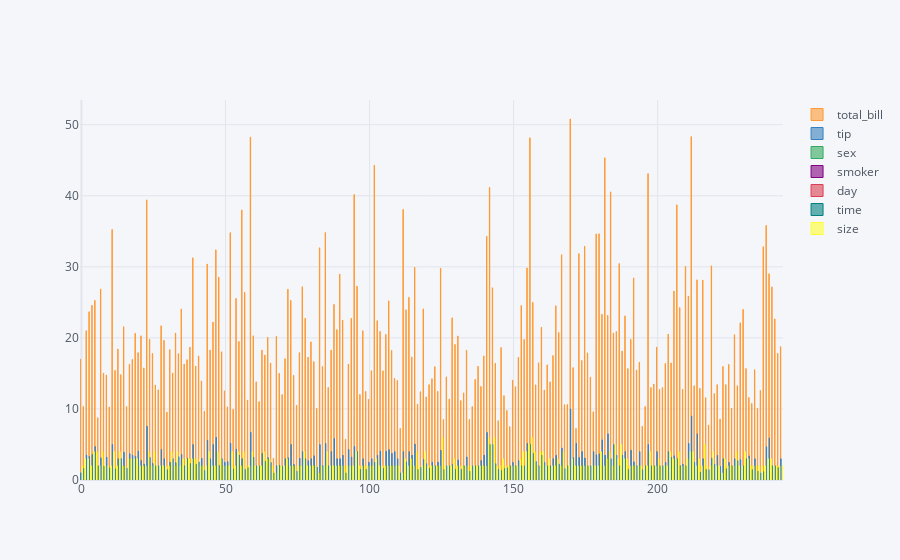

Here is the notebook cell this chart was saved with:
### Code cell
df2.iplot(kind='bar')

### Figure 1 — Plotly figure (JSON) as saved in the notebook; plotly's stock layout.template omitted (floating-point values rounded to 4 significant figures; data arrays with more than 128 entries replaced by an {"elided": "..."} marker saying what was removed)
{"data": [{"marker": {"color": "rgba(255, 153, 51, 0.6)", "line": {"color": "rgba(255, 153, 51, 1.0)", "width": 1}}, "name": "total_bill", "orientation": "v", "text": "", "type": "bar", "x": {"elided": "244 int values"}, "y": {"elided": "244 float values"}}, {"marker": {"color": "rgba(55, 128, 191, 0.6)", "line": {"color": "rgba(55, 128, 191, 1.0)", "width": 1}}, "name": "tip", "orientation": "v", "text": "", "type": "bar", "x": {"elided": "244 int values"}, "y": {"elided": "244 float values"}}, {"marker": {"color": "rgba(50, 171, 96, 0.6)", "line": {"color": "rgba(50, 171, 96, 1.0)", "width": 1}}, "name": "sex", "orientation": "v", "text": "", "type": "bar", "x": {"elided": "244 int values"}, "y": {"elided": "244 str values"}}, {"marker": {"color": "rgba(128, 0, 128, 0.6)", "line": {"color": "rgba(128, 0, 128, 1.0)", "width": 1}}, "name": "smoker", "orientation": "v", "text": "", "type": "bar", "x": {"elided": "244 int values"}, "y": {"elided": "244 str values"}}, {"marker": {"color": "rgba(219, 64, 82, 0.6)", "line": {"color": "rgba(219, 64, 82, 1.0)", "width": 1}}, "name": "day", "orientation": "v", "text": "", "type": "bar", "x": {"elided": "244 int values"}, "y": {"elided": "244 str values"}}, {"marker": {"color": "rgba(0, 128, 128, 0.6)", "line": {"color": "rgba(0, 128, 128, 1.0)", "width": 1}}, "name": "time", "orientation": "v", "text": "", "type": "bar", "x": {"elided": "244 int values"}, "y": {"elided": "244 str values"}}, {"marker": {"color": "rgba(255, 255, 51, 0.6)", "line": {"color": "rgba(255, 255, 51, 1.0)", "width": 1}}, "name": "size", "orientation": "v", "text": "", "type": "bar", "x": {"elided": "244 int values"}, "y": {"elided": "244 int values"}}], "layout": {"legend": {"bgcolor": "#F5F6F9", "font": {"color": "#4D5663"}}, "paper_bgcolor": "#F5F6F9", "plot_bgcolor": "#F5F6F9", "title": {"font": {"color": "#4D5663"}}, "xaxis": {"gridcolor": "#E1E5ED", "showgrid": true, "tickfont": {"color": "#4D5663"}, "title": {"font": {"color": "#4D5663"}, "text": ""}, "zerolinecolor": "#E1E5ED"}, "yaxis": {"gridcolor": "#E1E5ED", "showgrid": true, "tickfont": {"color": "#4D5663"}, "title": {"font": {"color": "#4D5663"}, "text": ""}, "zerolinecolor": "#E1E5ED"}}}
